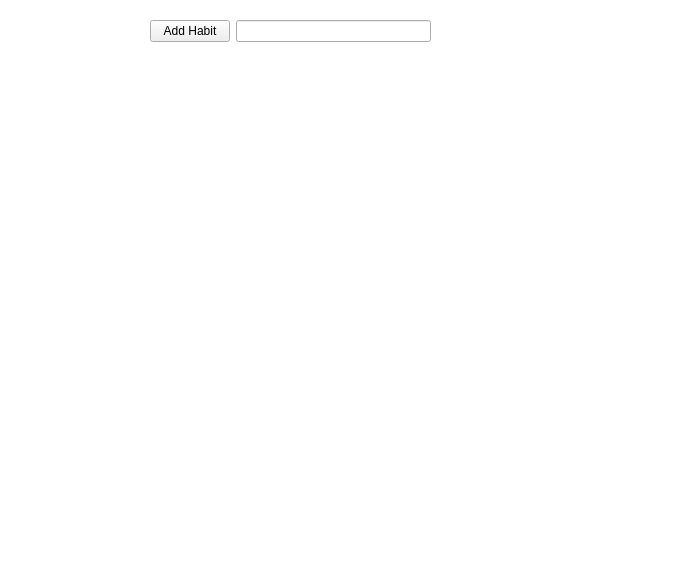
<?xml version="1.0" encoding="UTF-8"?>
<ui version="4.0">
 <class>SecondWindow</class>
 <widget class="QWidget" name="SecondWindow">
  <property name="geometry">
   <rect>
    <x>0</x>
    <y>0</y>
    <width>678</width>
    <height>575</height>
   </rect>
  </property>
  <property name="windowTitle">
   <string>Form</string>
  </property>
  <widget class="QTableWidget" name="tableWidget">
   <property name="geometry">
    <rect>
     <x>-20</x>
     <y>-20</y>
     <width>701</width>
     <height>601</height>
    </rect>
   </property>
  </widget>
  <widget class="QLabel" name="label">
   <property name="geometry">
    <rect>
     <x>10</x>
     <y>10</y>
     <width>231</width>
     <height>41</height>
    </rect>
   </property>
   <property name="text">
    <string/>
   </property>
  </widget>
  <widget class="QWidget" name="formLayoutWidget">
   <property name="geometry">
    <rect>
     <x>150</x>
     <y>20</y>
     <width>281</width>
     <height>81</height>
    </rect>
   </property>
   <layout class="QFormLayout" name="formLayout">
    <item row="0" column="0">
     <widget class="QPushButton" name="AddHabit">
      <property name="text">
       <string>Add Habit</string>
      </property>
     </widget>
    </item>
    <item row="0" column="1">
     <widget class="QLineEdit" name="lineEdit"/>
    </item>
   </layout>
  </widget>
  <widget class="QWidget" name="verticalLayoutWidget">
   <property name="geometry">
    <rect>
     <x>149</x>
     <y>99</y>
     <width>281</width>
     <height>111</height>
    </rect>
   </property>
   <layout class="QVBoxLayout" name="habitsLayout"/>
  </widget>
 </widget>
 <resources/>
 <connections>
  <connection>
   <sender>AddHabit</sender>
   <signal>clicked()</signal>
   <receiver>lineEdit</receiver>
   <slot>show()</slot>
   <hints>
    <hint type="sourcelabel">
     <x>180</x>
     <y>179</y>
    </hint>
    <hint type="destinationlabel">
     <x>218</x>
     <y>172</y>
    </hint>
   </hints>
  </connection>
 </connections>
</ui>
